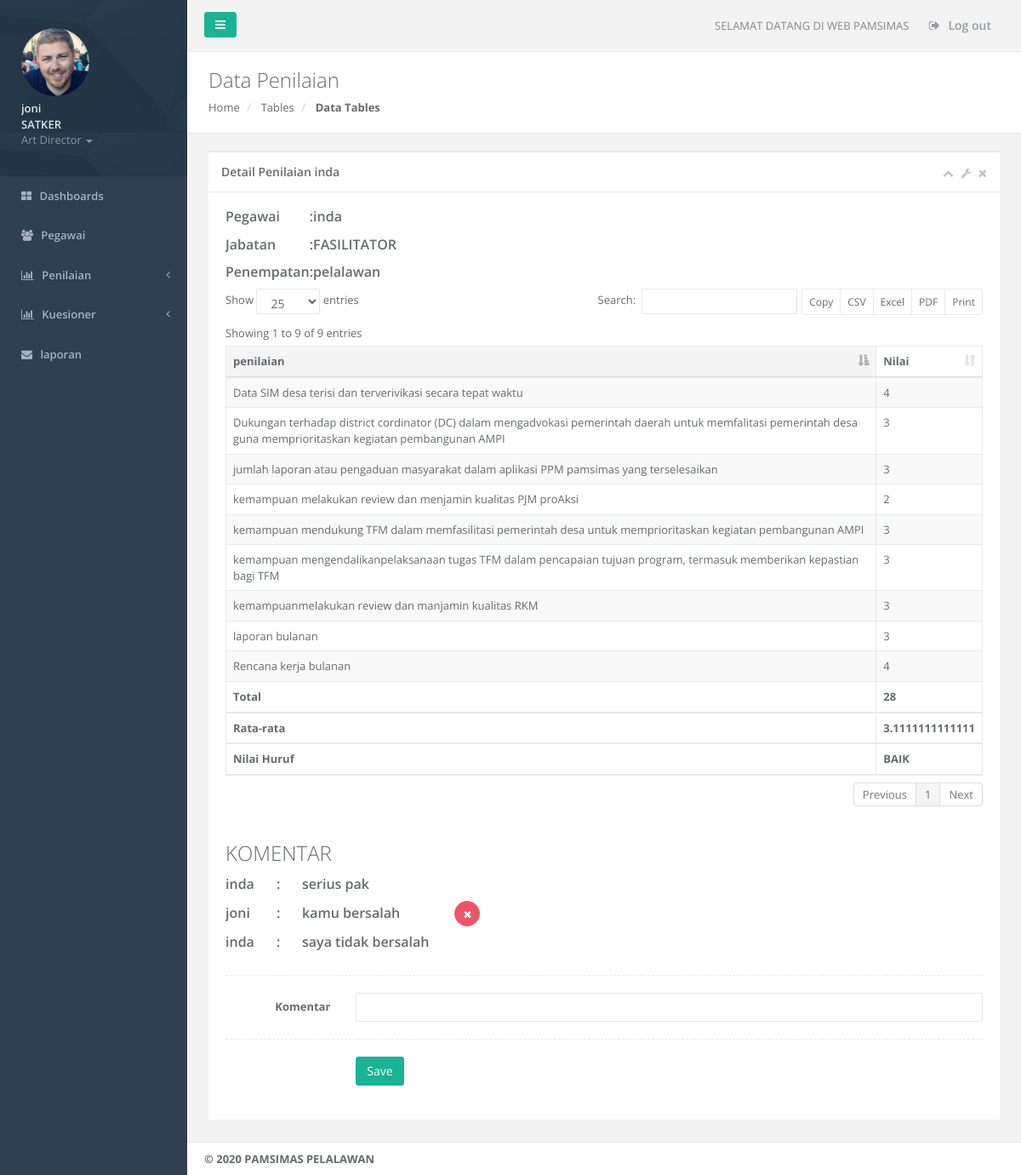
Screenshot of /penilaian_detail_view.php?id=januari 20203 (signed in) with the database file from the repository.
### tables this page shows
CREATE TABLE IF NOT EXISTS `penilaian` (
  `penilaian_id` varchar(125) NOT NULL,
  `penilai_id` int(11) NOT NULL,
  `personil_id` int(11) NOT NULL,
  `periode` varchar(125) NOT NULL,
  `nilai_evaluasi` float NOT NULL,
  `nilai_huruf` varchar(12) NOT NULL,
  PRIMARY KEY (`penilaian_id`)
);

CREATE TABLE IF NOT EXISTS `pegawai` (
  `pegawai_id` int(11) NOT NULL AUTO_INCREMENT,
  `pegawai_nama` varchar(50) NOT NULL,
  `pegawai_tmp_lahir` varchar(125) NOT NULL,
  `pegawai_tgl_lahir` varchar(122) NOT NULL,
  `pegawai_jenis_kelamin` varchar(20) NOT NULL,
  `pegawai_alamat` varchar(125) NOT NULL,
  `pegawai_no_hp` varchar(50) NOT NULL,
  `pegawai_jabatan` varchar(125) NOT NULL,
  `pegawai_penempatan` varchar(125) NOT NULL,
  `pegawai_foto` varchar(225) NOT NULL,
  `username` varchar(50) NOT NULL,
  `password` varchar(225) NOT NULL,
  PRIMARY KEY (`pegawai_id`)
);

CREATE TABLE IF NOT EXISTS `detail_penilaian` (
  `detail_penilaian_id` int(11) NOT NULL AUTO_INCREMENT,
  `penilaian_id` varchar(111) NOT NULL,
  `kategori_id` int(11) NOT NULL,
  `nilai` varchar(50) NOT NULL,
  PRIMARY KEY (`detail_penilaian_id`)
);

CREATE TABLE IF NOT EXISTS `kategori` (
  `kategori_id` int(11) NOT NULL AUTO_INCREMENT,
  `kategori` varchar(225) NOT NULL,
  PRIMARY KEY (`kategori_id`)
);

CREATE TABLE IF NOT EXISTS `keterangan` (
  `keterangan_id` int(11) NOT NULL AUTO_INCREMENT,
  `penilaian_id` varchar(122) NOT NULL,
  `pegawai_id` int(11) NOT NULL,
  `keterangan` varchar(225) NOT NULL,
  PRIMARY KEY (`keterangan_id`)
);

### penilaian_detail_view.php (the view, shortened to what this page needs)
<?php include "config.php";
if (empty($_SESSION['username']) AND
    empty($_SESSION['password']))
    {include "login.php";}
    else { if ($_SESSION['jabatan'] == "SATKER") {
?>
<!DOCTYPE html>
<html>
<head>
     <link href="css/bootstrap.min.css" rel="stylesheet">
    <link href="font-awesome/css/font-awesome.css" rel="stylesheet">
    <link href="css/plugins/dataTables/datatables.min.css" rel="stylesheet">
    <link href="css/animate.css" rel="stylesheet">
    <link href="css/style.css" rel="stylesheet">
</head>
<body>
    <div id="wrapper">
        <nav class="navbar-default navbar-static-side" role="navigation">
            <?php
               include "sidebar.php";   ?>
        </nav>
        <div id="page-wrapper" class="gray-bg dashbard-1">
            <div class="row border-bottom">
                <nav class="navbar navbar-static-top" role="navigation" style="margin-bottom: 0">
                <?php include "navbar.php";  ?>
                </nav>
            </div>
            <div class="row wrapper border-bottom white-bg page-heading">
                <div class="col-lg-10">
                    <h2>Data Penilaian</h2>
                    <ol class="breadcrumb">
                        <li>
                            <a href="home.php">Home</a>
                        </li>
                        <li>
                            <a>Tables</a>
                        </li>
                        <li class="active">
                            <strong>Data Tables</strong>
                        </li>
                    </ol>
                </div>
                <div class="col-lg-2">
                </div>
            </div>
            <div class="wrapper wrapper-content animated fadeInRight">
            <div class="row">
                <div class="col-lg-12">
                <div class="ibox float-e-margins">
                    <div class="ibox-title">
                         <?php
                                    $queri = "SELECT * FROM penilaian inner join pegawai on penilaian.personil_id=pegawai.pegawai_id WHERE penilaian_id='$_GET[id]'";
                                    $hasil = mysqli_query($koneksi, $queri);
                                    $data=mysqli_fetch_assoc($hasil);
                                    ?>
                        <h5>Detail Penilaian <?php echo "$data[pegawai_nama]"; ?></h5>
                        <div class="ibox-tools">
                            <a class="collapse-link">
                                <i class="fa fa-chevron-up"></i>
                            </a>
                            <a class="dropdown-toggle" data-toggle="dropdown" href="#">
                                <i class="fa fa-wrench"></i>
                            </a>
                            <a class="close-link">
                                <i class="fa fa-times"></i>
                            </a>
                        </div>
                    </div>
                    <div class="ibox-content">
                        <div class="table-responsive">
                            <table>
                                <tr>
                                    <td><h3>Pegawai</h3></td>
                                    <td><h3>:</h3></td>
                                    <td><h3><?php echo "$data[pegawai_nama]"; ?></h3></td>
                                </tr>
                                <tr>
                                    <td><h3>Jabatan</h3></td>
                                    <td><h3>:</h3></td>
                                    <td><h3><?php echo "$data[pegawai_jabatan]"; ?></h3></td>
                                </tr>
                                <tr>
                                    <td><h3>Penempatan</h3></td>
                                    <td><h3>:</h3></td>
                                    <td><h3><?php echo "$data[pegawai_penempatan]"; ?></h3></td>
                                </tr>
                            </table>
                    <table class="table table-striped table-bordered table-hover dataTables-example" >
                    <thead>
                    <tr>
                        <th>penilaian</th>
                        <th>Nilai</th>
                    </tr>
                    </thead>
                    <tbody>
                     <?php
                        $queri = "SELECT * FROM detail_penilaian inner join kategori on detail_penilaian.kategori_id=kategori.kategori_id WHERE penilaian_id='$_GET[id]'";
                        $hasil = mysqli_query($koneksi, $queri);
                        $no=1;
                        $total=0;
                          while($kolom=mysqli_fetch_assoc($hasil))
                          {
                            $total=$total+$kolom['nilai'];
                            echo "
                            <tr >
                                <td>$kolom[kategori]</td>
                                <td>$kolom[nilai]</td>
                            </tr>
                             ";
                                  $no=$no+1;
                        }
                    ?>
                    </tbody>
                    <tfoot>
                    <tr>
                        <th>Total</th>
                        <th><?php echo "$total"; ?></th>
                    </tr>
                    <tr>
                        <th>Rata-rata</th>
                        <th><?php $no=$no-1; $r=$total/$no; echo "$r"; ?></th>
                    </tr>
                    <tr>
                        <th>Nilai Huruf</th>
                        <th><?php
                        if ($r == "4") {
                             echo " BAIK";
                         }elseif ($r >= "3") {
                             echo "BAIK";
                         }elseif ($r >= "2") {
                             echo "CUKUP";
                         }else{echo "BURUK";} ?></th>
                    </tr>
                    </tfoot>
                    </table>
                    <table >
                        <h2>KOMENTAR</h2>
                        <?php
                            $querii = "SELECT * FROM keterangan inner join pegawai on keterangan.pegawai_id=pegawai.pegawai_id WHERE penilaian_id='$_GET[id]' order by keterangan_id desc";
                            $hasill = mysqli_query($koneksi, $querii);
                            while($kom=mysqli_fetch_assoc($hasill))
                          {
                            if ($kom['pegawai_id'] == $_SESSION['id']) {
                                echo "
                            <tr>
                                <td width='60px'><h3>$kom[pegawai_nama] </h3></td>
                                <td width='30px'><h3>:</h3></td>
                                <td><h3>$kom[keterangan] </h3></td>
                                <td width='30px'><h3></h3></td>
                                <td ><a href='keterangan_hapus.php?id=$kom[keterangan_id]&&as=$kom[penilaian_id]' onclick=\"return confirm('Apakah anda yakin akan menghapus komentar : $kom[keterangan])\" class='btn btn-danger btn-circle'><i class='fa fa-times'></i></a></td>
                            </tr>";
                            }else{
                                echo "
                            <tr>
                                <td><h3>$kom[pegawai_nama] </h3></td>
                                <td><h3>:</h3></td>
                                <td><h3>$kom[keterangan] </h3></td>
                                <td><h3></h3></td>
                            </tr>";
                            }
                          }
                        ?>
                    </table>
                    <div class="hr-line-dashed"></div>
                    <form enctype="multipart/form-data" class="form-horizontal" method="post" action="keterangan_add_proses.php">
                        <div class="form-group">
                            <label class="col-sm-2 control-label">Komentar</label>
                            <div class="col-sm-10">
                                <input type="text" class="form-control" id="komen"  name="komen">
                            </div>
                        </div>
                        <div class="hr-line-dashed"></div>
                        <div class="form-group">
                            <div class="col-sm-4 col-sm-offset-2">
                                <button class="btn btn-primary" type="submit">Save</button>
                            </div>
                        </div>
                    </form>
                        </div>
                    </div>
                </div>
            </div>
            </div>
        </div>
            <div class="footer">
                    <?php include "footer.php"; ?>
            </div>
        </div>
    </div>
</body>
</html>
<?php }else{ include "penilaian_detail_fs_view.php";} }; ?>

### rows the page displays
penilaian: pegawai.pegawai_nama "inda", pegawai.pegawai_jabatan "FASILITATOR", pegawai.pegawai_penempatan "pelalawan"
detail_penilaian: kategori.kategori "Rencana kerja bulanan", nilai "4"
detail_penilaian: kategori.kategori "laporan bulanan", nilai "3"
detail_penilaian: kategori.kategori "kemampuan mengendalikanpelaksanaan tugas TFM dalam pencapaian tujuan program, termasuk memberikan kepastian bagi TFM", nilai "3"
detail_penilaian: kategori.kategori "kemampuan mendukung TFM dalam memfasilitasi pemerintah desa untuk memprioritaskan kegiatan pembangunan AMPI", nilai "3"
detail_penilaian: kategori.kategori "kemampuan melakukan review dan menjamin kualitas PJM proAksi", nilai "2"
detail_penilaian: kategori.kategori "kemampuanmelakukan review dan manjamin kualitas RKM", nilai "3"
detail_penilaian: kategori.kategori "jumlah laporan atau pengaduan masyarakat dalam aplikasi PPM pamsimas yang terselesaikan", nilai "3"
detail_penilaian: kategori.kategori "Data SIM desa terisi dan terverivikasi secara tepat waktu", nilai "4"
detail_penilaian: kategori.kategori "Dukungan terhadap district cordinator (DC) dalam mengadvokasi pemerintah daerah untuk memfalitasi pemerintah desa guna memprioritaskan kegiatan pembangunan AMPI", nilai "3"
keterangan: pegawai.pegawai_nama "inda", keterangan "serius pak"
keterangan: pegawai.pegawai_nama "joni", keterangan "kamu bersalah"
keterangan: pegawai.pegawai_nama "inda", keterangan "saya tidak bersalah"

### other values shown
$_SESSION[nama] "joni"
$_SESSION[jabatan] "SATKER"
$total "28"
$r "3.1111111111111"
